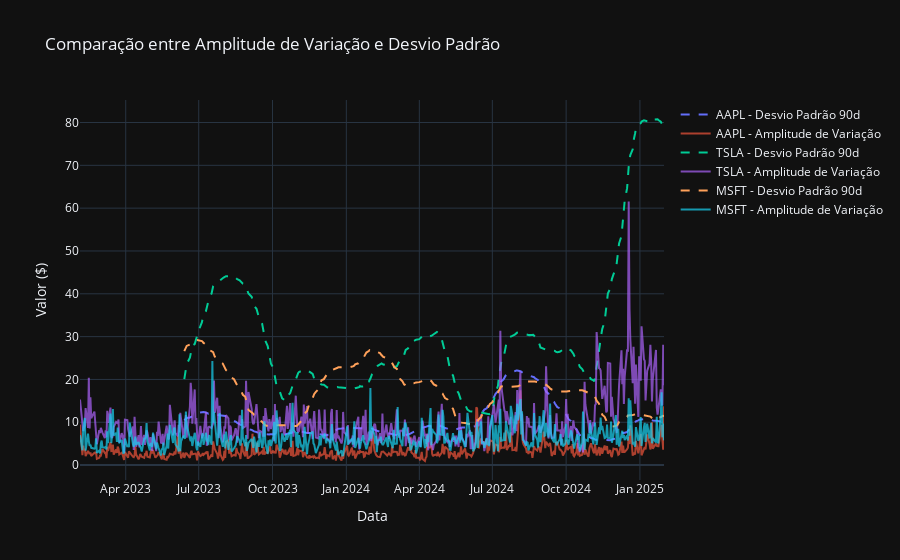

Here is the notebook cell this chart was saved with:
### Code cell
# Calcular a amplitude diária de variação
for ativo, df in dados_ativos.items():
    df["Amplitude_Variacao"] = df["High"] - df["Low"]

# Gráfico interativo de comparação
fig = go.Figure()
for ativo, df in dados_ativos.items():
    fig.add_trace(go.Scatter(
        x=df.index, y=df["Desvio_Padrao_90d"], mode='lines', name=f"{ativo} - Desvio Padrão 90d", line=dict(dash="dash")
    ))
    fig.add_trace(go.Scatter(
        x=df.index, y=df["Amplitude_Variacao"], mode='lines', name=f"{ativo} - Amplitude de Variação", opacity=0.7
    ))

fig.update_layout(
    title="Comparação entre Amplitude de Variação e Desvio Padrão",
    xaxis_title="Data",
    yaxis_title="Valor ($)",
    template="plotly_dark"
)
fig.show()

### Figure 1 — Plotly figure (JSON) as saved in the notebook; plotly's stock layout.template omitted (floating-point values rounded to 4 significant figures; data arrays with more than 128 entries replaced by an {"elided": "..."} marker saying what was removed)
{"data": [{"line": {"dash": "dash"}, "mode": "lines", "name": "AAPL - Desvio Padrão 90d", "type": "scatter", "x": {"elided": "500 str values"}, "y": {"elided": "500 float values"}}, {"mode": "lines", "name": "AAPL - Amplitude de Variação", "opacity": 0.7, "type": "scatter", "x": {"elided": "500 str values"}, "y": {"elided": "500 float values"}}, {"line": {"dash": "dash"}, "mode": "lines", "name": "TSLA - Desvio Padrão 90d", "type": "scatter", "x": {"elided": "500 str values"}, "y": {"elided": "500 float values"}}, {"mode": "lines", "name": "TSLA - Amplitude de Variação", "opacity": 0.7, "type": "scatter", "x": {"elided": "500 str values"}, "y": {"elided": "500 float values"}}, {"line": {"dash": "dash"}, "mode": "lines", "name": "MSFT - Desvio Padrão 90d", "type": "scatter", "x": {"elided": "500 str values"}, "y": {"elided": "500 float values"}}, {"mode": "lines", "name": "MSFT - Amplitude de Variação", "opacity": 0.7, "type": "scatter", "x": {"elided": "500 str values"}, "y": {"elided": "500 float values"}}], "layout": {"title": {"text": "Comparação entre Amplitude de Variação e Desvio Padrão"}, "xaxis": {"title": {"text": "Data"}}, "yaxis": {"title": {"text": "Valor ($)"}}}}
